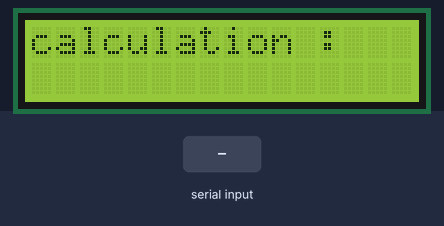
The sketch below on a simulated Arduino Uno, built with avr-gcc and run on an emulated ATmega328P. Parts: 16×2 character LCD. Inputs (shaded band) come from the test bench. What the sketch prints to the serial monitor is not drawn.

Above: at 1.3 s.
1.4 s: "30,150\n" received over Serial
At 2.1 s:
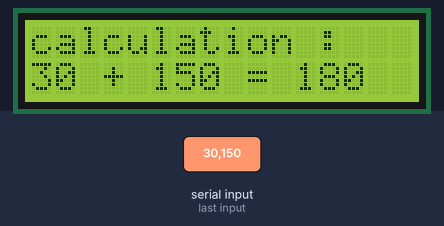
At 4.0 s:
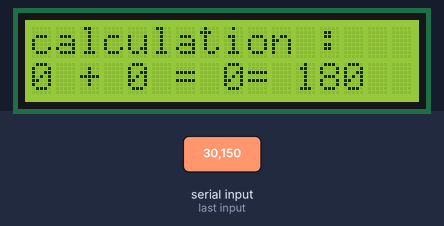
4.4 s: "90,45\n" received over Serial
At 5.5 s:
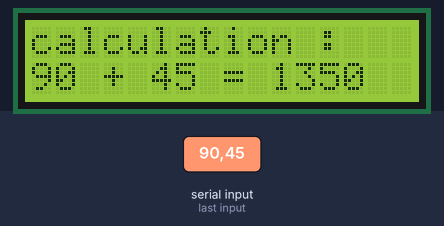
Timing chart, 0 to 7.4 s (numbered marks = the images above; inputs shaded):
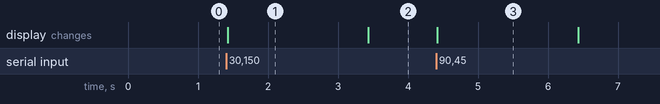

The sketch:

LCD_Calculator2.ino
```cpp
#include <LiquidCrystal_I2C.h>
LiquidCrystal_I2C lcd(0x27, 16, 2); //LCD의 이름,주소,크기를 설정합니다

void setup(){
  Serial.begin(9600);
  lcd.init();
  lcd.backlight();
  lcd.setCursor(0,0);
  lcd.print("calculation : ");
  delay(100);
}

void loop(){
  if(Serial.available()){
    int value1 = Serial.parseInt();
    int value2 = Serial.parseInt();
    int result = value1 + value2;
    Serial.print("value 1 : ");
    Serial.println(value1);
    Serial.print("value 2 : ");
    Serial.println(value2);
    Serial.print("value1 + value2 = ");
    Serial.println(result);

    lcd.setCursor(0,1);
    lcd.print(value1);
    lcd.print(" + ");
    lcd.print(value2);
    lcd.print(" = ");
    lcd.print(result);


  }
}
```

Measured:
- after the input at 1.4 s, the display: changes at once (image 1)
- after the input at 4.4 s, the display: changes at once (image 3)
- what the display in image 1 shows lasts 2.0 s, from 1.4 s to 3.4 s
